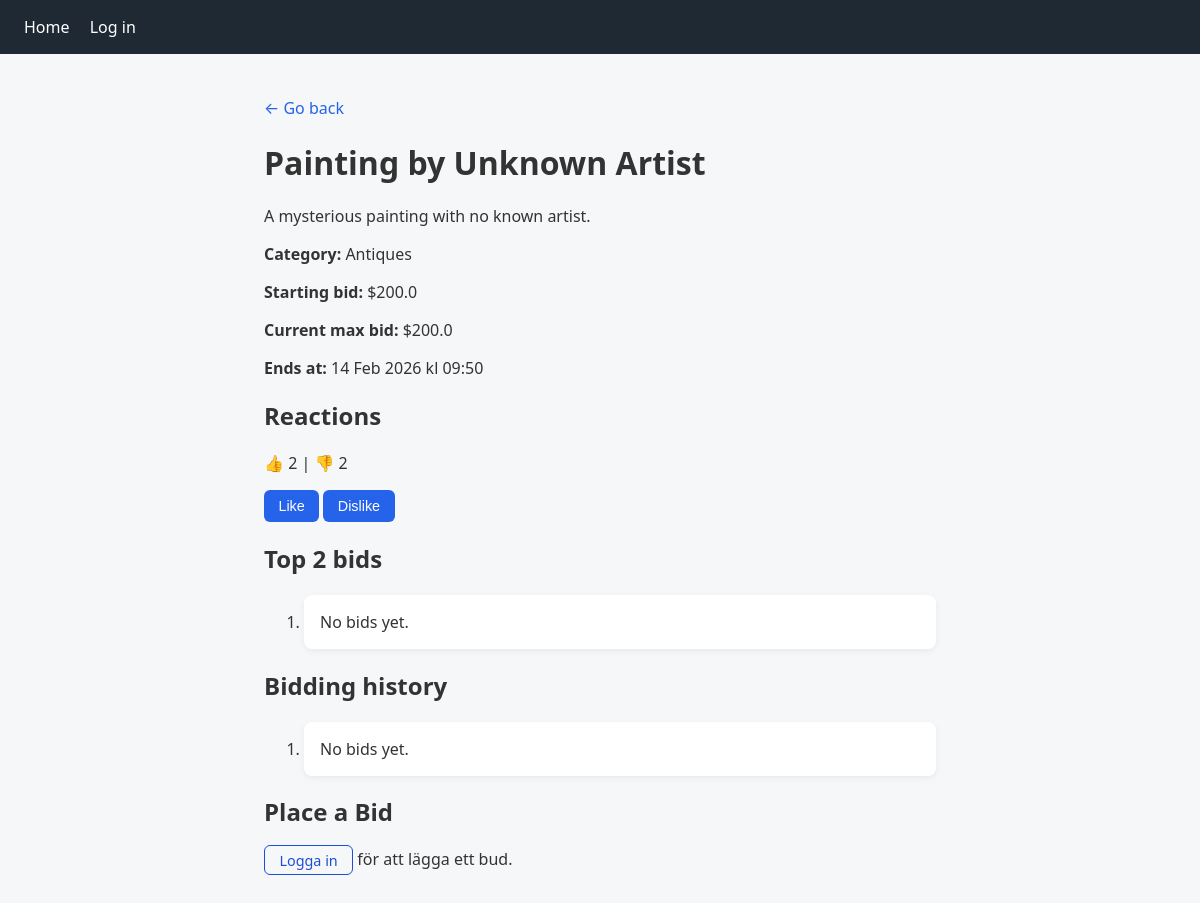
The app's page /auctions/3, older data.
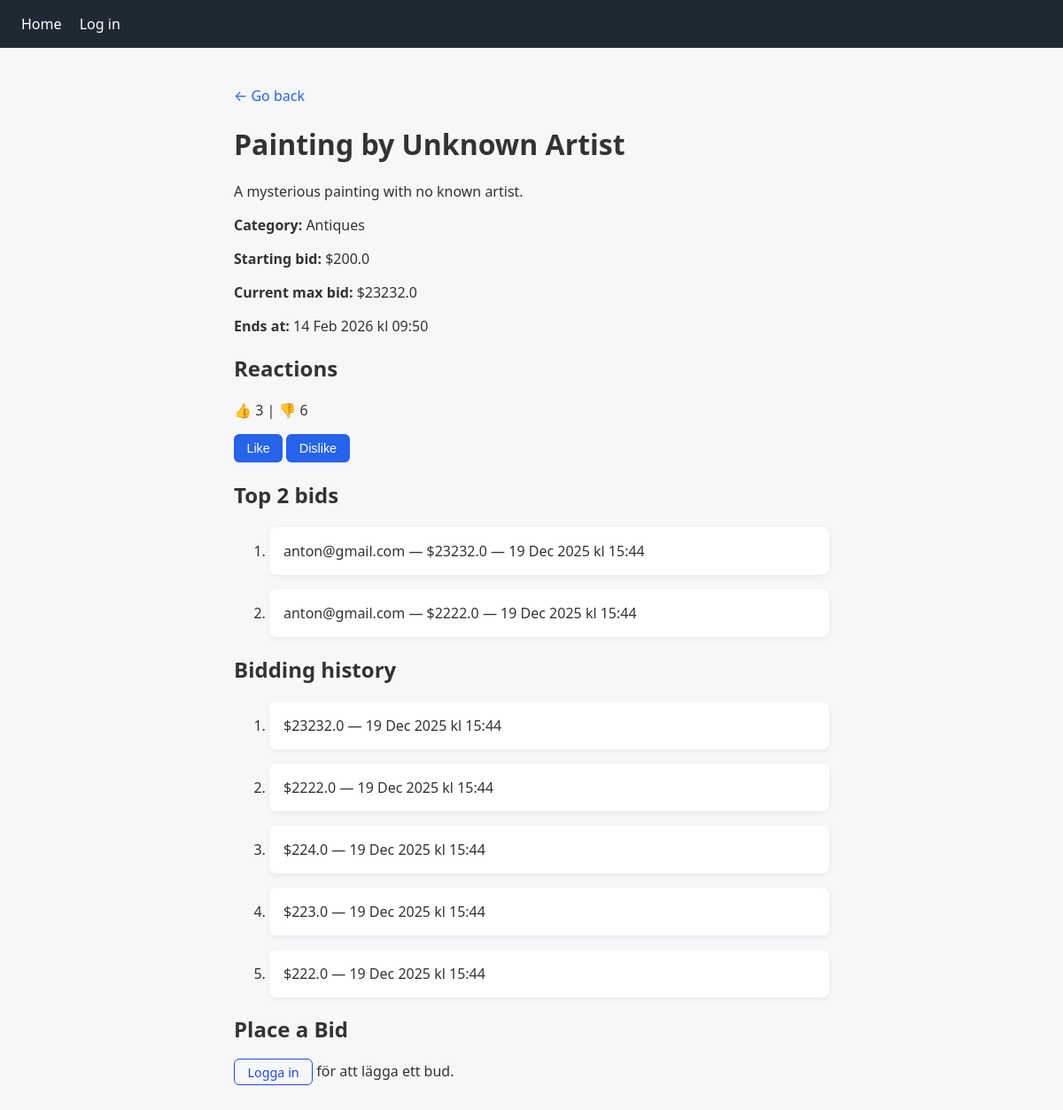
The same page, newer data.
### models/auction.py (models this page shows)
class Auction(db.Model):
    __tablename__ = 'auctions'
    id = db.Column(db.Integer, primary_key=True)
    title = db.Column(db.String(50), unique=True, nullable=False)
    description = db.Column(db.String(10), nullable=False)
    category = db.Column(db.String(20), nullable=False)
    starting_bid = db.Column(db.Float, nullable=False)
    start_at = db.Column(db.DateTime, server_default=db.func.now())
    end_at = db.Column(db.DateTime, nullable=False)
    image_url = db.Column(db.String(200), nullable=True) # URL till bild

### models/bid.py (models this page shows)
class Bid(db.Model):
    __tablename__ = 'bids'
    id = db.Column(db.Integer, primary_key=True)
    auction_id = db.Column(db.Integer, db.ForeignKey('auctions.id'), nullable=False)
    bidder_email = db.Column(db.String(120), db.ForeignKey('users.email'), nullable=False)
    amount = db.Column(db.Float, nullable=False)
    created_at = db.Column(db.DateTime, server_default=db.func.now())

### blueprints/auctions/auctions_routes.py (the view)
@auctions_bp.route('/<int:auction_id>')
def auctions_detail(auction_id):
    auction = auction_repo.get_auction_by_id(auction_id)
    top2 = bid_repo.get_top_2(auction_id)
    history = auction_repo.get_bidding_history(auction_id)
    current_max = top2[0].amount if top2 else auction.starting_bid
    likes = reactions_repo.count(auction_id, kind='like')
    dislikes = reactions_repo.count(auction_id, kind='dislike')
    return render_template('auctions_detail.html', auction=auction, history=history, top2=top2, current_max=current_max, likes=likes, dislikes=dislikes)

### dbrepository/auction_repo.py (called while the page is built)
    def get_auction_by_id(self, auction_id):
        return Auction.query.get_or_404(auction_id)

    def get_bidding_history(self, auction_id):
        return (Bid.query
                .filter_by(auction_id=auction_id)
                .order_by(Bid.created_at.desc())
                .all())

### dbrepository/bid_repo.py (called while the page is built)
    def get_top_2(self, auction_id):
        return Bid.query.filter_by(auction_id=auction_id).order_by(Bid.amount.desc()).limit(2).all()

### dbrepository/reactions_repo.py (called while the page is built)
    def count(self, auction_id, kind):
        return Reaction.query.filter_by(auction_id=auction_id, kind=kind).count()

### blueprints/auctions/templates/auctions_detail.html (shortened to what this page needs)
{% extends "base.html" %}
{% block content %}
    <p><a class="non-decoration" href="{{ url_for('auctions_bp.auctions_list') }}">← Go back</a></p>
    <h1>{{ auction.title }}</h1>
    <p>{{ auction.description }}</p>
    <p><b>Category:</b> {{ auction.category }}</p>
    <p><b>Starting bid:</b> ${{ auction.starting_bid }}</p>
    <p><b>Current max bid:</b> ${{ current_max }}</p>
    <p><b>Ends at:</b> {{ auction.end_at.strftime("%d %b %Y kl %H:%M") }}</p>
    <h2>Reactions</h2>
  <p>👍 {{ likes }} | 👎 {{ dislikes }}</p>
  <form method="post" action="{{ url_for('auctions_bp.react', auction_id=auction.id) }}">
    <button class="button" name="kind" value="like">Like</button>
    <button class="button" name="kind" value="dislike">Dislike</button>
  </form>
  <h2>Top 2 bids</h2>
  <ol>
    {% for bid in top2 %}
      <li>{{ bid.bidder_email }} — ${{ bid.amount }} — {{ bid.created_at.strftime("%d %b %Y kl %H:%M") }}</li>
    {% else %}
      <li>No bids yet.</li>
    {% endfor %}
  </ol>
  <h2>Bidding history</h2>
  <ol>
    {% for b in history %}
      <li>${{ b.amount }} — {{ b.created_at.strftime("%d %b %Y kl %H:%M") }}</li>
    {% else %}
      <li>No bids yet.</li>
    {% endfor %}
  </ol>
  <h2>Place a Bid</h2>
  {% if current_user.is_authenticated %}
    <form method="post" action="{{ url_for('auctions_bp.place_bid', auction_id=auction.id) }}">
        <div class="bid-email">
        <input type="radio" name="email_radio_option" value="true" checked> Use my registered email ({{ current_user.email }})
        <input type="radio" name="email_radio_option" value="false"> Use a different email
        </div>
        <br>
        <label for="bidder_email">Your Email:</label>
        <input type="email" id="bidder_email" name="bidder_email">
        <br>
        <label for="amount">Bid Amount:</label>
        <input type="number" id="amount" name="amount" step="0.01" required>
        <br>
        <button class="button" type="submit">Place Bid</button>
    </form>
  {% else %}
    <p><a class="non-decoration button-secondary" href="{{ url_for('auth_bp.login') }}">Logga in</a> för att lägga ett bud.</p>
  {% endif %}
{% endblock %}

Row changes from the older to the newer data that the page shows:
added Bid: amount "23232.0", bidder_email "anton@gmail.com", created_at "19 Dec 2025 kl 15:44"
added Bid: bidder_email "anton@gmail.com", amount "2222.0", created_at "19 Dec 2025 kl 15:44"
added Bid: amount "224.0", created_at "19 Dec 2025 kl 15:44", shown under "Bidding history"
added Bid: amount "223.0", created_at "19 Dec 2025 kl 15:44", shown under "Bidding history"
added Bid: amount "222.0", created_at "19 Dec 2025 kl 15:44", shown under "Bidding history"
Text that changed along with them:
{{ likes }}: "2" → "3"
{{ dislikes }}: "2" → "6"
{{ current_max }}: "200.0" → "23232.0"
text no longer shown: "No bids yet. No bids yet."
